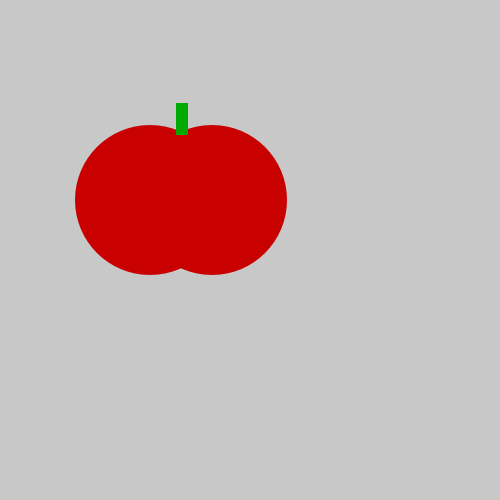
Frame 1 (no input)
Frame 60 (the mouse pressed at the canvas centre just before this capture): identical to frame 1, image omitted
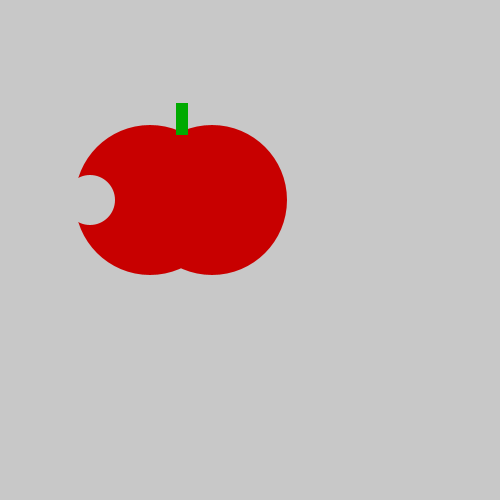
Frame 120 (the mouse held since frame 60 and released just before this capture)

The Processing sketch that drew these frames (run headless with seeded random() and noise(); from frame 60 on, the mouse is pressed at the canvas centre):

// Processing sketch: tasty_tomato
// ── tasty_tomato.pde
void setup() {
    size(500, 500);
}
void draw() {
    background(200, 200, 200);
    fill(000,205,000);
    noStroke();
    fill(200,000,000);
    ellipse(150, 200, 150, 150);
    ellipse(212, 200, 150, 150);
    fill(000,170,000);
    rect(176, 103, 12, 32);
   if( mousePressed){
      
      fill(200,200,200);
      ellipse(90,200,50,50);

}
}
